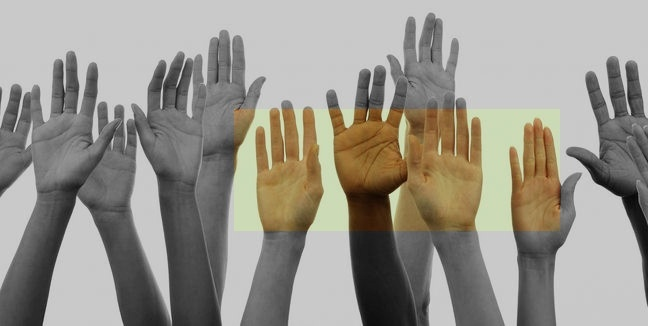
//> input picture fsiv/fsiv_tutorial_opencv/normalizar/2.jpg, 648 x 326 px
$ ./normalize 2.jpg   (built with g++ and OpenCV 4)
//> lines starting //> are read from the running program, lines starting //| are printed output that depends on the picture
/*!
  Esto es un esqueleto de programa para usar en las prácticas
  de Visión Artificial.

  Se supone que se utilizará OpenCV.

  Para compilar, puedes ejecutar:
    g++ -Wall -o esqueleto esqueleto.cc `pkg-config opencv --cflags --libs`

*/

#include <iostream>
#include <exception>

//Includes para OpenCV, Descomentar según los módulo utilizados.
#include <opencv2/core/core.hpp>
#include <opencv2/core/utility.hpp>
#include <opencv2/highgui/highgui.hpp>
#include <opencv2/imgproc/imgproc.hpp>
//#include <opencv2/calib3d/calib3d.hpp>

using namespace cv;
using namespace std;

const cv::String keys =
    "{help h usage ? |      | print this message   }"
    "{path           |.     | path to file         }"
    "{@image1        |      | image1 for compare   }"
    ;


cv::Mat normalizeInput(cv::Mat &input)
{
  cv::Mat output = cv::Mat::zeros(input.rows, input.cols, CV_32FC1);

  //COMPLETAR

  // Busca el valor maximo y minimo de los pixeles de la imagen
  float max = input.at<float>(0, 0);
  float min = input.at<float>(0, 0);

  for(int i = 0; i < input.rows; i++)
  {
  	for(int j = 0; j < input.cols; j++)
  	{
  		if(input.at<float>(i, j) > max)
  			max = input.at<float>(i, j);

  		else if(input.at<float>(i, j) < min)
  			min = input.at<float>(i, j);
  	}
  }

  std::cout << "Max: " << max << "\nMin: " << min << endl;

  // Normaliza en el rango [0.0, 1.0]
  for(int i = 0; i < input.rows; i++)
  {
  	for(int j = 0; j < input.cols; j++)
  	{
  		output.at<float>(i, j) = (input.at<float>(i, j) - min)/(max - min);
  	}
  }

  return output;
}


int main (int argc, char* const* argv)
{
  int retCode=EXIT_SUCCESS;

  try {

      cv::CommandLineParser parser(argc, argv, keys);
      parser.about("Normalize Application name v1.0.0");
      if (parser.has("help"))
      {
          parser.printMessage();
          return 0;
      }
      cv::String path = parser.get<cv::String>("path");
      cv::String img = parser.get<cv::String>(0);
      if (!parser.check())
      {
          parser.printErrors();
          return 0;
      }

    /*Ahora toca que tu rellenes con lo que hay que hacer ...*/

    cv::Mat input = cv::imread(img);
//> input is the input picture: 326 rows x 648 cols, CV_8UC3; mean B, G, R 139.8, 148.1, 151.7
    cv::imshow("Original", input);
    cv::waitKey(0);
    cout<<input.type()<<endl;
//| 16
    cout<<endl;
    input.convertTo(input, CV_32FC1);
//> input: 326 rows x 648 cols, CV_32FC3


    cv::Mat output_norm;
    cv::normalize(input, output_norm, 1.0, 0.0, NORM_MINMAX);
    //input.convertTo(output_norm, CV_32FC1, 1.00/<max>, 0.00);
    cv::imshow("Normalize", output_norm);
    cv::waitKey(0);


    cv::Mat output = normalizeInput(input);
//> in normalizeInput, `float max = input.at<float>(0, 0);`: max = 201
//> the loop in normalizeInput, `for(int i = 0; i < input.rows; i++)` made 326 passes
//> (max, min) on passes 1 to 3: (201, 201), (201, 201), (201, 201)
//> after the loop in normalizeInput, `for(int i = 0; i < input.rows; i++)`: max = 214; min = 25
//| Max: 214
//| Min: 25
//> after the loop in normalizeInput, `for(int i = 0; i < input.rows; i++)`:
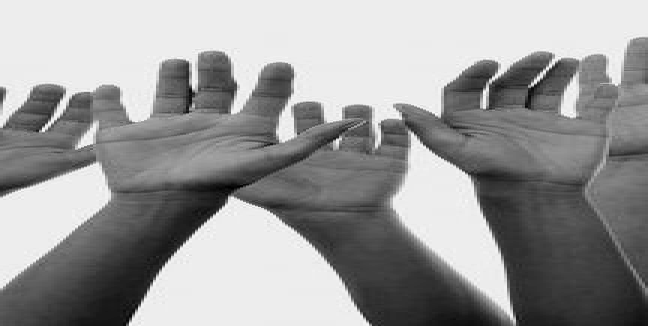
//> output: 326 rows x 648 cols, CV_32FC1; min 0, max 1, mean 0.605
    cv::imshow("Normalize manual", output);
    cv::waitKey(0);


    for(int i = 0; i < input.rows; i++)
  	{
  		for(int j = 0; j < input.cols; j++)
  		{
  			std::cout << output_norm.at<float>(i, j) << " : " << output.at<float>(i, j) << endl;
  		}
  	}


  }
  catch (std::exception& e)
  {
    std::cerr << "Capturada excepcion: " << e.what() << std::endl;
    retCode = EXIT_FAILURE;
  }
  return retCode;
}
